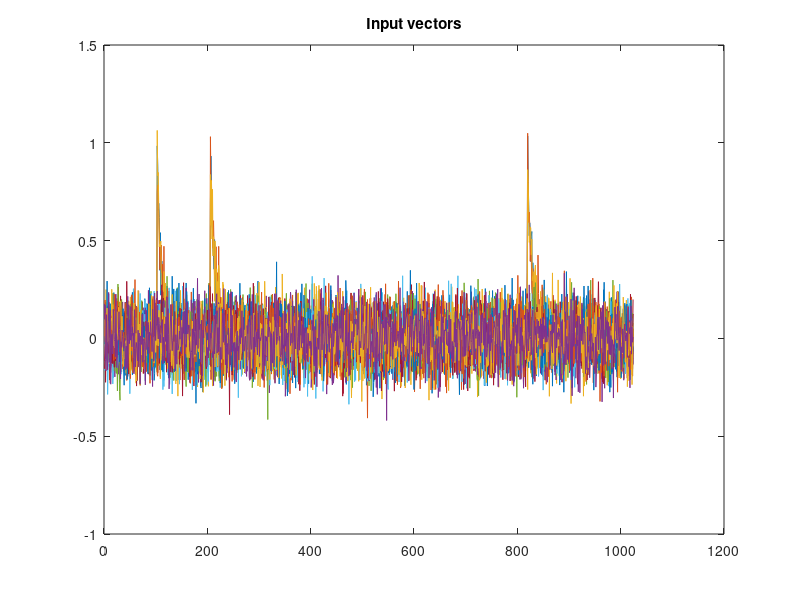
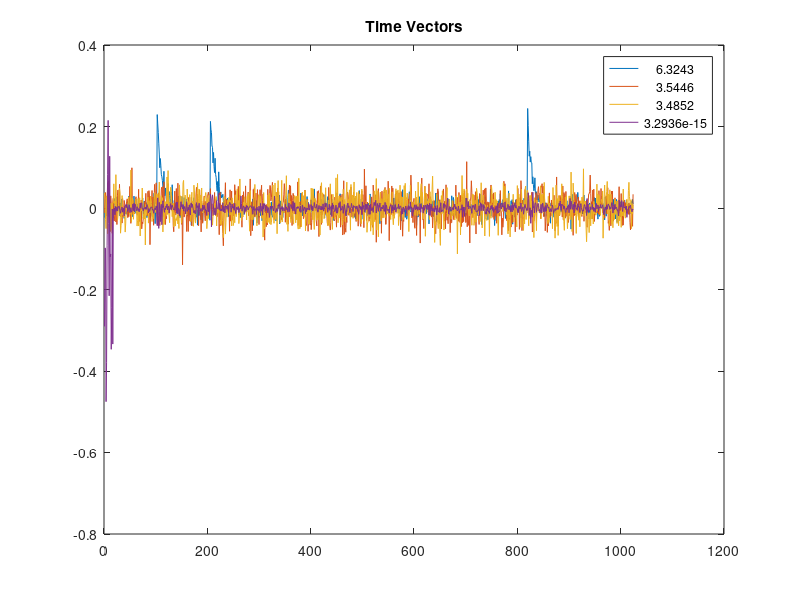
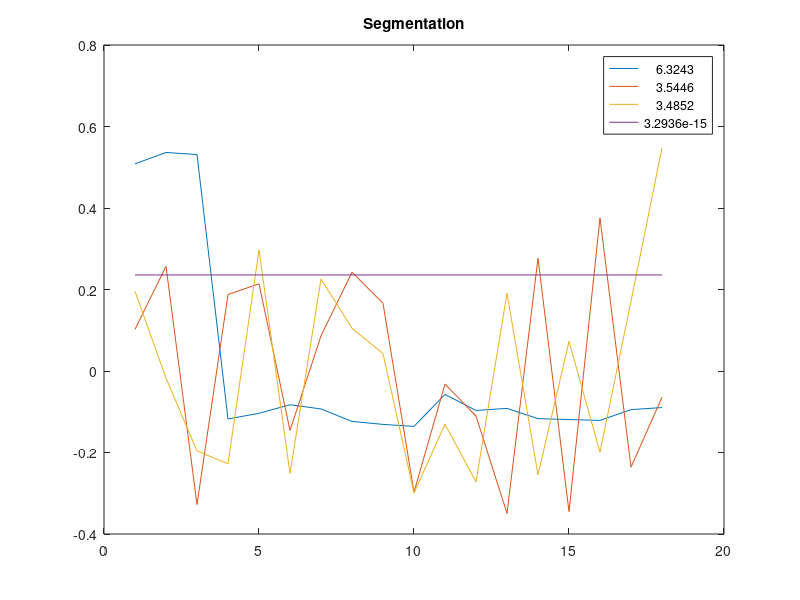

Write MATLAB code to recreate these figures, in order.
% Test_MeanGSVD  - Test vector signal estimation
% from many noise samples.
% Ussume gradient info is known. Signal gradients are higher than noise.

%-----------------------------
% Ver	Date	 Who	Descr
%-----------------------------
% 17.07 24.03.14 UD     GSVD is not working well - SVD 
% 17.06 23.03.14 UD     Improving the formula 
%-----------------------------


%%%
% Params
%%%
sigGenType  = 2;

figNum      = 1;  % show


%%%
% Sig Gen
%%%
switch sigGenType,
    case 0,  % noise only
        N       = 1024; % sig len
        M       = 3;    % number of informative signals
        K       = 5;   % number of unrelevant signals
        sigma   = 0.1;  % noise sigma
        
        X       = zeros(N,K+M);
        X       =  X + randn(size(X))*sigma;
    
    case 1,  % sinus
        N       = 1024; % sig len
        M       = 3;    % number of informative signals
        K       = 5;   % number of unrelevant signals
        sigma   = 0.1;  % noise sigma
        
        s       = mean(sin(2*pi*linspace(0,1,N)'*[5 7]),2);
        X       = [repmat(s,1,M) zeros(N,K)];
        X       =  X + randn(size(X))*sigma;
        
    case 2,  % exponents
        N       = 1024; % sig len
        M       = 3;    % number of informative signals
        K       = 15;   % number of unrelevant signals
        sigma   = 0.1;  % noise sigma
        
        t       = (1:N)';
        t0      = [round(N/10) round(N/5) round(N/5*4)];
        s       = zeros(N,1);
        for m = 1:length(t0)
           s    = s + double(t > t0(m)).*exp(-(t-t0(m))/9); 
        end
        X       = [repmat(s,1,M) zeros(N,K)];
        X       =  X + randn(size(X))*sigma;
        
    otherwise error('sigGenType')
end

figure(figNum)
plot(X)
title('Input vectors')

%%%
% Compute matrices for SVD
%%%
[N,numV]   = size(X);

% signal by remove noise

% Formula for SNR
% max a'*X'X*a/Tr((X-X*a1')*(X-X*a1')')
%  a
%
% assume that X*1 = 0
% we get GSVD
%
% max a'*X'X*a/a'*a
%  a : |a|^2 = 1

% normalize X
Y          = X - repmat(mean(X,2),1,numV);
%Y          = Y*diag(1./std(Y));

%%%
% Find optimal coeff
%%%
% svd
[U,S,V]     = svd(Y);
S           = diag(S);

ind             = [1 2 3 numV];
figure(figNum+1)
plot(U(:,ind)),legend(num2str(S(ind)))
title('Time Vectors')
figure(figNum+2)
plot(V(:,ind)),legend(num2str(S(ind)))
title('Segmentation')








